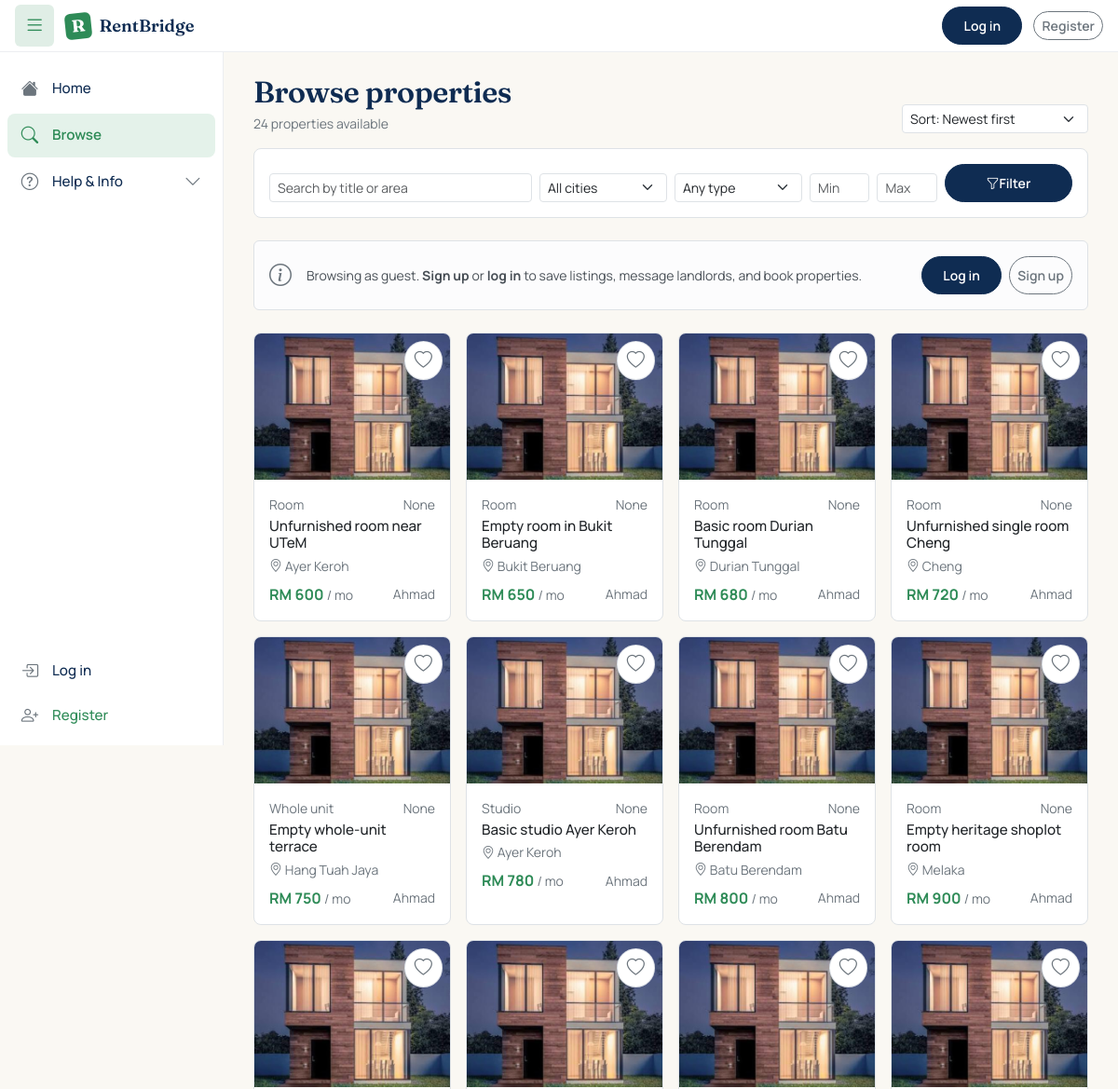
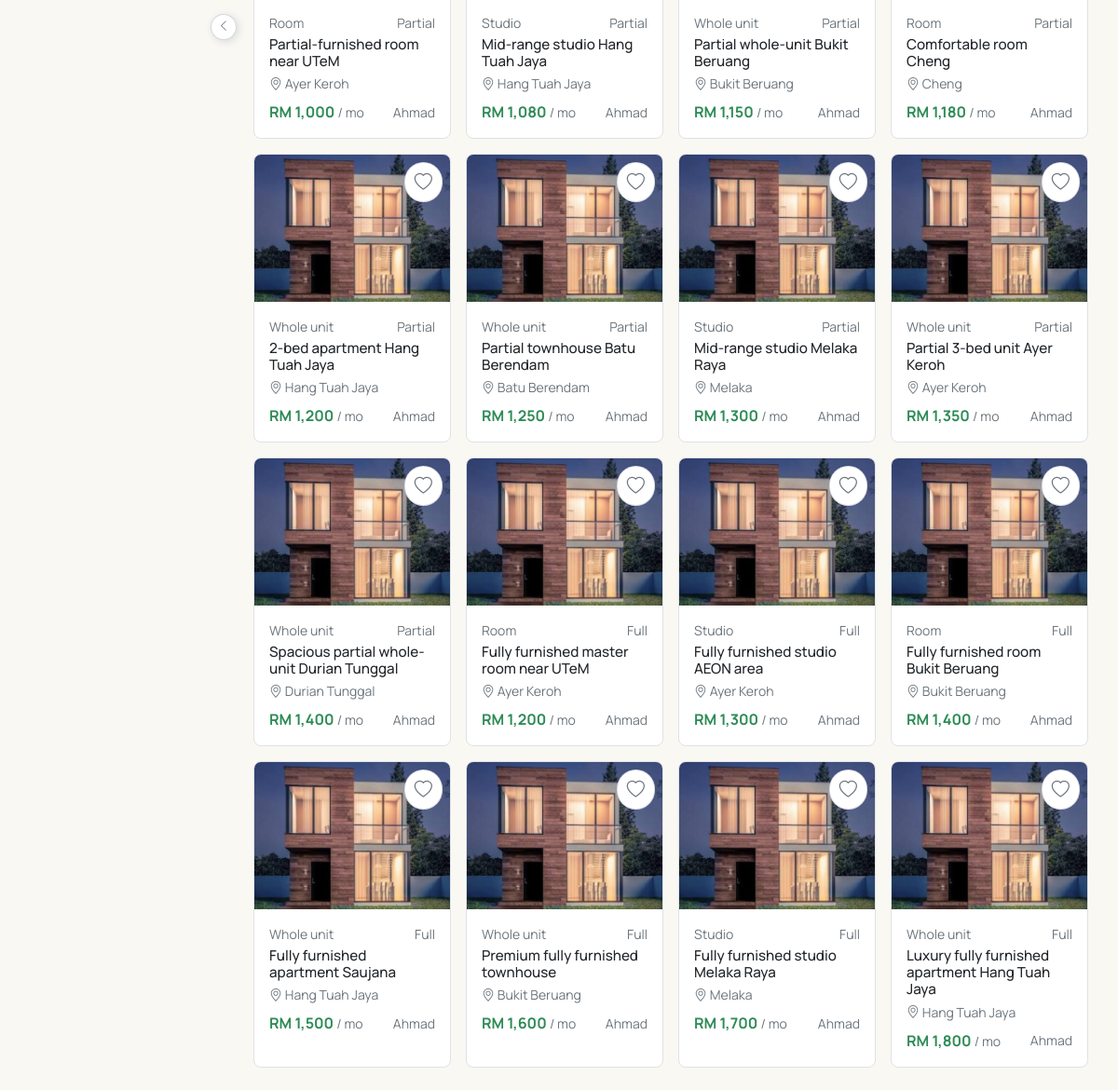
Screenshot of /listings.php with the database file from the repository (2 pictures, top to bottom).
### tables this page shows
CREATE TABLE `properties` (
  `id` int(11) NOT NULL,
  `landlord_id` int(11) NOT NULL,
  `title` varchar(150) NOT NULL,
  `property_type` enum('room','studio','whole_unit') NOT NULL,
  `address` text NOT NULL,
  `city` varchar(80) NOT NULL,
  `postcode` varchar(10) NOT NULL,
  `state` varchar(50) NOT NULL DEFAULT 'Melaka',
  `latitude` decimal(10,7) DEFAULT NULL,
  `longitude` decimal(10,7) DEFAULT NULL,
  `maps_url` varchar(500) DEFAULT NULL,
  `monthly_rent` decimal(8,2) NOT NULL,
  `deposit` decimal(8,2) NOT NULL DEFAULT 0.00,
  `description` text DEFAULT NULL,
  `facilities` text DEFAULT NULL,
  `furnishing` enum('none','partial','full') NOT NULL DEFAULT 'partial',
  `status` enum('pending_approval','available','reserved','rented','hidden','rejected') NOT NULL DEFAULT 'pending_approval',
  `assigned_agent_id` int(11) DEFAULT NULL,
  `agent_assigned_at` timestamp NULL DEFAULT NULL,
  `agent_status` enum('pending','inspecting','accepted','rejected','timeout') DEFAULT NULL,
  `inspection_completed_at` datetime DEFAULT NULL,
  `inspection_scheduled_at` datetime DEFAULT NULL,
  `inspection_access_method` varchar(50) DEFAULT NULL,
  `inspection_access_detail` text DEFAULT NULL,
  `assignment_round` int(11) NOT NULL DEFAULT 0,
  `viewing_mode` enum('landlord_led','agent_led','either') NOT NULL DEFAULT 'either',
  `agent_verified_at` timestamp NULL DEFAULT NULL,
  `agent_verified_by` int(11) DEFAULT NULL,
  `created_at` timestamp NOT NULL DEFAULT current_timestamp(),
  `updated_at` timestamp NOT NULL DEFAULT current_timestamp() ON UPDATE current_timestamp()
);

CREATE TABLE `landlords` (
  `user_id` int(11) NOT NULL,
  `full_name` varchar(150) NOT NULL,
  `preferred_name` varchar(50) NOT NULL DEFAULT '',
  `avatar_path` varchar(255) DEFAULT NULL,
  `ic_no` varchar(20) NOT NULL,
  `phone` varchar(20) NOT NULL,
  `allow_whatsapp` tinyint(1) NOT NULL DEFAULT 0,
  `address` varchar(255) DEFAULT NULL,
  `verified` tinyint(1) NOT NULL DEFAULT 0
);

### includes/auth.php (called while the page is built, shortened)
<?php
function e(?string $value): string {
    return htmlspecialchars($value ?? '', ENT_QUOTES | ENT_HTML5, 'UTF-8');
}
function is_logged_in(): bool {
    return isset($_SESSION['user_id']);
}

### listings.php (the view, shortened to what this page needs)
<?php
require_once __DIR__ . '/includes/auth.php';
require_once __DIR__ . '/includes/saved.php';
require_once __DIR__ . '/includes/save_button.php';
$savedMap = [];
$pdo = db();
$searchQuery = trim($_GET['q'] ?? '');
$filterMin   = trim($_GET['min_rent'] ?? '');
$filterMax   = trim($_GET['max_rent'] ?? '');
$sortBy      = $_GET['sort'] ?? 'recent';
$where = "p.status = 'available'";
$params = [];
$orderBy = match($sortBy) {
    'price_asc'  => 'p.monthly_rent ASC',
    'price_desc' => 'p.monthly_rent DESC',
    'verified'   => 'p.agent_verified_at DESC, p.created_at DESC',
    default      => 'p.created_at DESC',
};
$stmt = $pdo->prepare("
    SELECT p.*,
           l.full_name      AS landlord_name,
           l.preferred_name AS landlord_preferred_name,
           (SELECT image_path FROM property_images
             WHERE property_id = p.id ORDER BY is_primary DESC, id LIMIT 1) AS image_path
      FROM properties p
      JOIN landlords l ON l.user_id = p.landlord_id
     WHERE $where
     ORDER BY $orderBy
");
$stmt->execute($params);
$properties = $stmt->fetchAll();
$activeNav     = 'browse';
?>
<div class="d-flex justify-content-between align-items-end mb-3 flex-wrap gap-2">
    <div>
        <h2 class="mb-1" style="font-family:'Fraunces',serif;">Browse properties</h2>
        <p class="text-secondary mb-0 small">
            <?= count($properties) ?> propert<?= count($properties)===1?'y':'ies' ?> available
        </p>
    </div>
    <select name="sort" class="form-select form-select-sm" style="max-width:200px;"
            onchange="window.location='?<?= http_build_query(array_filter(array_merge($_GET, ['sort' => '__SORT__']))) ?>'.replace('__SORT__', this.value)">
        <option value="recent"     <?= $sortBy==='recent'?'selected':'' ?>>Sort: Newest first</option>
    </select>
</div>
<form method="GET" class="bg-white border rounded-3 p-3 mb-4">
    <div class="row g-2 align-items-end">
        <div class="col-md-4">
            <input type="text" name="q" value="<?= e($searchQuery) ?>"
                   class="form-control form-control-sm" placeholder="Search by title or area">
        </div>
        <div class="col-md-2">
            <select name="city" class="form-select form-select-sm">
                <option value="">All cities</option>
            </select>
        </div>
        <div class="col-md-2">
            <select name="type" class="form-select form-select-sm">
                <option value="">Any type</option>
            </select>
        </div>
        <div class="col-md-1">
            <input type="number" name="min_rent" value="<?= e($filterMin) ?>"
                   class="form-control form-control-sm" placeholder="Min" step="50">
        </div>
        <div class="col-md-1">
            <input type="number" name="max_rent" value="<?= e($filterMax) ?>"
                   class="form-control form-control-sm" placeholder="Max" step="50">
        </div>
        <div class="col-md-2 d-flex gap-2">
            <button type="submit" class="btn btn-sm btn-primary flex-fill">
                <i class="bi bi-funnel"></i> Filter
            </button>
        </div>
    </div>
</form>
<?php if (!is_logged_in()): ?>
<div class="alert alert-light border d-flex gap-3 align-items-center mb-4 small">
    <i class="bi bi-info-circle text-secondary fs-4"></i>
    <div class="flex-grow-1">
        Browsing as guest. <strong>Sign up</strong> or <strong>log in</strong>
        to save listings, message landlords, and book properties.
    </div>
    <div class="d-flex gap-2">
        <a href="/rentbridge/auth/login.php" class="btn btn-sm btn-primary">Log in</a>
        <a href="/rentbridge/auth/register_student.php" class="btn btn-sm btn-outline-secondary">Sign up</a>
    </div>
</div>
<?php endif; ?>
<?php if (empty($properties)): ?>
    <div class="text-center py-5 bg-white rounded-3 border">
        <i class="bi bi-house" style="font-size: 3rem; color: rgba(15,44,82,0.15);"></i>
        <h4 class="mt-3">No properties match your filters</h4>
        <p class="text-secondary small">Try clearing some filters or broadening your search.</p>
        <a href="/rentbridge/listings.php" class="btn btn-outline-dark mt-2">
            Clear all filters
        </a>
    </div>
<?php else: ?>
    <div class="row g-3">
        <?php foreach ($properties as $p): ?>
            <div class="col-md-6 col-lg-4 col-xl-3">
                <a href="/rentbridge/property.php?id=<?= (int)$p['id'] ?>"
                   class="text-decoration-none text-dark">
                    <div class="bg-white border rounded-3 overflow-hidden h-100"
                         style="transition: transform 0.15s, box-shadow 0.15s;"
                         onmouseover="this.style.transform='translateY(-2px)';this.style.boxShadow='0 4px 12px rgba(15,44,82,0.08)'"
                         onmouseout="this.style.transform='';this.style.boxShadow=''">
                        <div style="aspect-ratio: 4/3; background: linear-gradient(135deg,#E6ECF4,#E4F2EA); position:relative;">
                            <?php if (!empty($p['image_path'])): ?>
                                <img src="/rentbridge/<?= e($p['image_path']) ?>"
                                     style="width:100%; height:100%; object-fit:cover;" alt="">
                            <?php endif; ?>
                                <?php render_save_button((int)$p['id'], isset($savedMap[$p['id']]), 'md', 'overlay'); ?>
                        </div>
                        <div class="p-3">
                            <div class="d-flex justify-content-between mb-1">
                                <small class="text-secondary">
                                    <?= e(ucfirst(str_replace('_',' ', $p['property_type']))) ?>
                                </small>
                                <small class="text-secondary">
                                    <?= e(ucfirst($p['furnishing'])) ?>
                                </small>
                            </div>
                            <h6 class="mb-1" style="font-size:0.95rem;"><?= e($p['title']) ?></h6>
                            <div class="small text-secondary mb-2">
                                <i class="bi bi-geo-alt"></i> <?= e($p['city']) ?>
                            </div>
                            <div class="d-flex justify-content-between align-items-center">
                                <div>
                                    <strong class="text-emerald">RM <?= number_format((float)$p['monthly_rent']) ?></strong>
                                    <small class="text-secondary">/ mo</small>
                                </div>
                                <small class="text-secondary text-truncate ms-2" style="max-width:120px;">
                                    <?= e($p['landlord_preferred_name'] ?: $p['landlord_name']) ?>
                                </small>
                            </div>
                        </div>
                    </div>
                </a>
            </div>
        <?php endforeach; ?>
    </div>
<?php endif; ?>
<?php
$pageContent = ob_get_clean();
if (is_logged_in()) {
    $role = current_role();
    $layoutFile = match($role) {
        'student'  => 'student_layout.php',
        'landlord' => 'landlord_layout.php',
        'agent'    => 'agent_layout.php',
        'admin'    => 'admin_layout.php',
        default    => 'public_layout.php',
    };
    require __DIR__ . '/includes/' . $layoutFile;
} else {
    require __DIR__ . '/includes/public_layout.php';
}

### includes/save_button.php (shortened to what this page needs)
<?php
function render_save_button(int $propertyId, bool $isSaved = false, string $size = 'md', string $position = 'inline'): void {
    $iconSize = match($size) {
        'sm' => '1rem',
        'lg' => '1.5rem',
        default => '1.2rem',
    };
    $btnPadding = match($size) {
        'sm' => '4px 8px',
        'lg' => '10px 14px',
        default => '6px 10px',
    };
    $positionStyle = $position === 'overlay'
        ? 'position:absolute; top:8px; right:8px; z-index:5; background:rgba(255,255,255,0.95); backdrop-filter: blur(4px);'
        : '';
    $isLoggedIn = function_exists('is_logged_in') && is_logged_in();
    ?>
    <button type="button"
            class="save-property-btn btn"
            data-property-id="<?= (int)$propertyId ?>"
            data-saved="<?= $isSaved ? '1' : '0' ?>"
            data-logged-in="<?= $isLoggedIn ? '1' : '0' ?>"
            title="<?= $isSaved ? 'Remove from saved' : 'Save this property' ?>"
            aria-label="<?= $isSaved ? 'Remove from saved' : 'Save this property' ?>"
            style="<?= $positionStyle ?> padding: <?= $btnPadding ?>; border: 1px solid rgba(15,44,82,0.15); background: white; border-radius: 999px; transition: all 0.15s; cursor: pointer;">
        <i class="bi <?= $isSaved ? 'bi-heart-fill text-danger' : 'bi-heart text-secondary' ?>"
           style="font-size: <?= $iconSize ?>;"></i>
    </button>
    <?php
}
    ?>

### includes/public_layout.php (shortened to what this page needs)
<?php
require_once __DIR__ . '/auth.php';
$activeNav = $activeNav ?? '';
?>
<!DOCTYPE html>
<html lang="en">
<head>
    <link href="https://cdn.jsdelivr.net/npm/bootstrap@5.3.3/dist/css/bootstrap.min.css" rel="stylesheet">
    <link href="https://cdn.jsdelivr.net/npm/bootstrap-icons@1.11.3/font/bootstrap-icons.min.css" rel="stylesheet">
    <link href="/rentbridge/assets/css/style.css" rel="stylesheet">
    <link href="/rentbridge/assets/css/student.css" rel="stylesheet">
    <link href="/rentbridge/assets/css/public_layout.css" rel="stylesheet">
</head>
<body class="student-body">
<header class="user-topbar">
    <button type="button" class="topbar-toggle" id="sidebarToggle"
            data-tooltip="Hide sidebar" aria-label="Toggle sidebar">
        <i class="bi bi-list"></i>
    </button>
    <a href="/rentbridge/index.php" class="topbar-brand">
        <span class="topbar-logo">R</span>
        <span class="topbar-name">RentBridge</span>
    </a>
    <div class="topbar-right">
        <?php if (is_logged_in()): ?>
            <?php
            $dashboardPath = match (current_role()) {
                'student'  => '/rentbridge/student/dashboard.php',
                'landlord' => '/rentbridge/landlord/dashboard.php',
                'agent'    => '/rentbridge/agent/dashboard.php',
                'admin'    => '/rentbridge/admin/dashboard.php',
                default    => '/rentbridge/index.php',
            };
            ?>
            <a href="<?= e($dashboardPath) ?>" class="btn btn-sm btn-outline-primary me-2">
                <i class="bi bi-speedometer2 me-1"></i> Dashboard
            </a>
        <?php else: ?>
            <a href="/rentbridge/auth/login.php" class="btn btn-sm btn-primary me-2">Log in</a>
            <a href="/rentbridge/auth/register_student.php" class="btn btn-sm btn-outline-secondary">Register</a>
        <?php endif; ?>
    </div>
</header>
<div class="user-shell">
    <aside class="user-sidebar" id="userSidebar">
        <nav class="sidebar-nav">
            <a href="/rentbridge/index.php"
               class="sidebar-link <?= $activeNav === 'home' ? 'active' : '' ?>">
                <i class="bi bi-house-fill"></i>
                <span class="sidebar-label">Home</span>
            </a>
            <a href="/rentbridge/listings.php"
               class="sidebar-link <?= $activeNav === 'browse' ? 'active' : '' ?>">
                <i class="bi bi-search"></i>
                <span class="sidebar-label">Browse</span>
            </a>
            <div class="sidebar-collapsible">
                <button class="sidebar-link sidebar-collapsible-toggle" type="button">
                    <i class="bi bi-question-circle"></i>
                    <span class="sidebar-label">Help &amp; Info</span>
                    <i class="bi bi-chevron-down sidebar-chevron"></i>
                </button>
            </div>
        </nav>
        <div class="sidebar-footer">
            <?php if (is_logged_in()): ?>
                <?php
                $dashboardPath = match (current_role()) {
                    'student'  => '/rentbridge/student/dashboard.php',
                    'landlord' => '/rentbridge/landlord/dashboard.php',
                    'agent'    => '/rentbridge/agent/dashboard.php',
                    'admin'    => '/rentbridge/admin/dashboard.php',
                    default    => '/rentbridge/index.php',
                };
                ?>
                <a href="<?= e($dashboardPath) ?>" class="sidebar-link">
                    <i class="bi bi-speedometer2"></i>
                    <span class="sidebar-label">Dashboard</span>
                </a>
                <a href="/rentbridge/auth/logout.php" class="sidebar-link sidebar-logout">
                    <i class="bi bi-box-arrow-right"></i>
                    <span class="sidebar-label">Sign out</span>
                </a>
            <?php else: ?>
                <a href="/rentbridge/auth/login.php" class="sidebar-link">
                    <i class="bi bi-box-arrow-in-right"></i>
                    <span class="sidebar-label">Log in</span>
                </a>
                <a href="/rentbridge/auth/register_student.php" class="sidebar-link" style="color: var(--user-accent);">
                    <i class="bi bi-person-plus"></i>
                    <span class="sidebar-label">Register</span>
                </a>
            <?php endif; ?>
        </div>
    </aside>
    <button type="button" class="sidebar-edge-btn" id="sidebarEdgeBtn" aria-label="Toggle sidebar">
        <i class="bi bi-chevron-left"></i>
    </button>
    <main class="user-main">
        <div class="user-content">
            <?= $pageContent ?>
        </div>
    </main>
</div>
</body>
</html>

### assets/css/style.css (style rules this page uses)
body { font-family: 'Manrope', system-ui, sans-serif; color: var(--rb-text); background: #fff; }
h1, h2, h3, h4, h5 { font-family: 'Fraunces', Georgia, serif; color: var(--rb-navy); font-weight: 600; letter-spacing: -0.015em; }
.btn { border-radius: 999px; font-weight: 600; transition: all 0.2s ease; display: inline-flex; align-items: center; justify-content: center; }
.btn-primary, .btn-success, .btn-outline-light { padding: 0.55rem 1.4rem; }
.btn-primary { background: var(--rb-navy); border-color: var(--rb-navy); color: #fff; }
.text-emerald { color: var(--rb-emerald) !important; }

### rows the page displays
properties: property_type "Room", furnishing "None", title "Unfurnished room near UTeM", city "Ayer Keroh", monthly_rent "600", landlords.preferred_name "Ahmad"
properties: property_type "Room", furnishing "None", title "Empty room in Bukit Beruang", city "Bukit Beruang", monthly_rent "650", landlords.preferred_name "Ahmad"
properties: property_type "Room", furnishing "None", title "Basic room Durian Tunggal", city "Durian Tunggal", monthly_rent "680", landlords.preferred_name "Ahmad"
properties: property_type "Room", furnishing "None", title "Unfurnished single room Cheng", city "Cheng", monthly_rent "720", landlords.preferred_name "Ahmad"
properties: property_type "Whole unit", furnishing "None", title "Empty whole-unit terrace", city "Hang Tuah Jaya", monthly_rent "750", landlords.preferred_name "Ahmad"
properties: property_type "Studio", furnishing "None", title "Basic studio Ayer Keroh", city "Ayer Keroh", monthly_rent "780", landlords.preferred_name "Ahmad"
properties: property_type "Room", furnishing "None", title "Unfurnished room Batu Berendam", city "Batu Berendam", monthly_rent "800", landlords.preferred_name "Ahmad"
properties: property_type "Room", furnishing "None", title "Empty heritage shoplot room", city "Melaka", monthly_rent "900", landlords.preferred_name "Ahmad"
properties: property_type "Room", furnishing "Partial", title "Partial-furnished room near UTeM", city "Ayer Keroh", monthly_rent "1,000", landlords.preferred_name "Ahmad"
properties: property_type "Studio", furnishing "Partial", title "Mid-range studio Hang Tuah Jaya", city "Hang Tuah Jaya", monthly_rent "1,080", landlords.preferred_name "Ahmad"
properties: property_type "Whole unit", furnishing "Partial", title "Partial whole-unit Bukit Beruang", city "Bukit Beruang", monthly_rent "1,150", landlords.preferred_name "Ahmad"
properties: property_type "Room", furnishing "Partial", title "Comfortable room Cheng", city "Cheng", monthly_rent "1,180", landlords.preferred_name "Ahmad"
properties: property_type "Whole unit", furnishing "Partial", title "2-bed apartment Hang Tuah Jaya", city "Hang Tuah Jaya", monthly_rent "1,200", landlords.preferred_name "Ahmad"
properties: property_type "Whole unit", furnishing "Partial", title "Partial townhouse Batu Berendam", city "Batu Berendam", monthly_rent "1,250", landlords.preferred_name "Ahmad"
properties: property_type "Studio", furnishing "Partial", title "Mid-range studio Melaka Raya", city "Melaka", monthly_rent "1,300", landlords.preferred_name "Ahmad"
properties: property_type "Whole unit", furnishing "Partial", title "Partial 3-bed unit Ayer Keroh", city "Ayer Keroh", monthly_rent "1,350", landlords.preferred_name "Ahmad"
properties: property_type "Whole unit", furnishing "Partial", title "Spacious partial whole-unit Durian Tunggal", city "Durian Tunggal", monthly_rent "1,400", landlords.preferred_name "Ahmad"
properties: property_type "Room", furnishing "Full", title "Fully furnished master room near UTeM", city "Ayer Keroh", monthly_rent "1,200", landlords.preferred_name "Ahmad"
properties: property_type "Studio", furnishing "Full", title "Fully furnished studio AEON area", city "Ayer Keroh", monthly_rent "1,300", landlords.preferred_name "Ahmad"
properties: property_type "Room", furnishing "Full", title "Fully furnished room Bukit Beruang", city "Bukit Beruang", monthly_rent "1,400", landlords.preferred_name "Ahmad"
properties: property_type "Whole unit", furnishing "Full", title "Fully furnished apartment Saujana", city "Hang Tuah Jaya", monthly_rent "1,500", landlords.preferred_name "Ahmad"
properties: property_type "Whole unit", furnishing "Full", title "Premium fully furnished townhouse", city "Bukit Beruang", monthly_rent "1,600", landlords.preferred_name "Ahmad"
properties: property_type "Studio", furnishing "Full", title "Fully furnished studio Melaka Raya", city "Melaka", monthly_rent "1,700", landlords.preferred_name "Ahmad"
properties: property_type "Whole unit", furnishing "Full", title "Luxury fully furnished apartment Hang Tuah Jaya", city "Hang Tuah Jaya", monthly_rent "1,800", landlords.preferred_name "Ahmad"

### other values shown
count($properties) "24"
